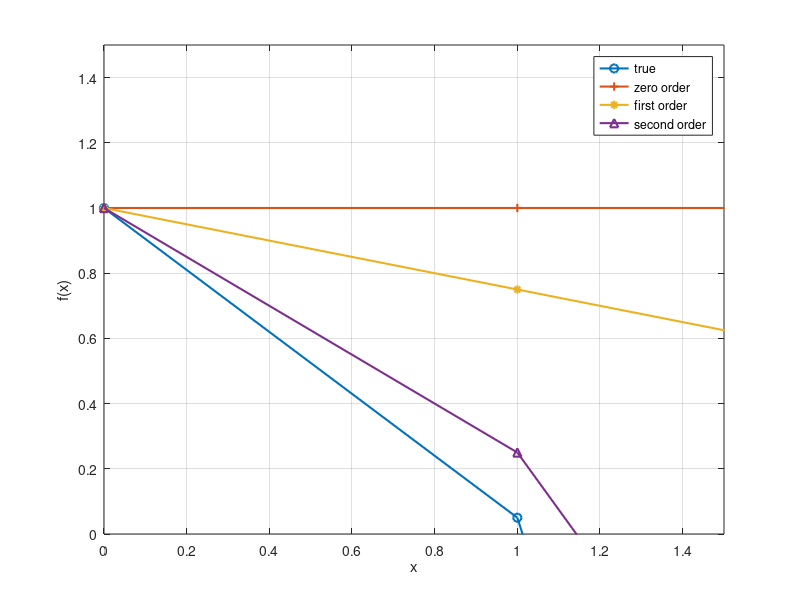

This figure's MATLAB source:
x=0:1:6;
true_f = -0.1* x.^4 - 0.1*x.^3 -0.5*x.^2 - 0.25*x.^1 + 1*x.^0   ;
zero_f = 1*x.^0;
first_f = - 0.25*x.^1 + 1*x.^0;
second_f = -0.5*x.^2 - 0.25*x.^1 + 1*x.^0;

plot(x, true_f, '-o', 'linewidth', 1.5);
hold on
axis on
grid on
xlabel('x');
ylabel('f(x)');
ylim([0, 1.50]);
xlim([0, 1.50]);
plot(x, zero_f, '-+', 'linewidth', 1.5);
plot(x, first_f, '-*', 'linewidth', 1.5);
plot(x, second_f, '-^', 'linewidth', 1.5);
legend('true','zero order','first order','second order')
hold off